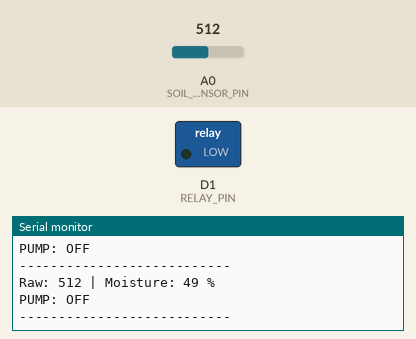
Bench run of a sketch on a simulated ESP8266 (NodeMCU). On the bench: switched loads named in the sketch (green lamp = pin HIGH), the last lines printed to the serial monitor. The inputs (shaded band) are chosen by the test bench; at power-on: A0 (SOIL_SENSOR_PIN) = 512.

Above: at 5.8 s.
5.9 s: A0 (SOIL_SENSOR_PIN) set to 716
At 10.4 s:
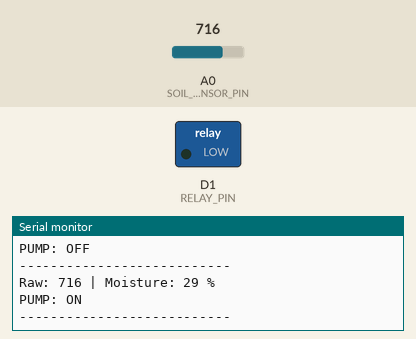
16.5 s: A0 (SOIL_SENSOR_PIN) set to 900
At 20.5 s:
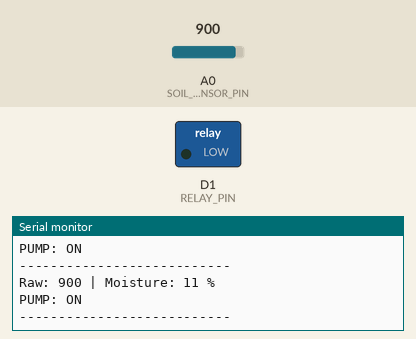
Timing chart, 0 to 22.0 s (numbered marks = the images above; inputs shaded):
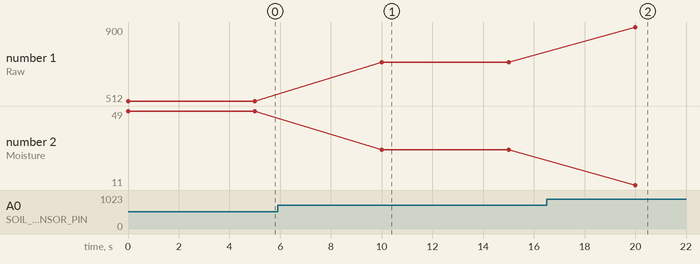

The sketch:

sketch_jun2b.ino
```cpp
#define SOIL_SENSOR_PIN A0
#define RELAY_PIN D1

int moistureThreshold = 30;

void setup() {
  Serial.begin(115200);

  pinMode(RELAY_PIN, INPUT);

  Serial.println("Auto Watering System Started...");
}

void loop() {
  int moistureRaw = analogRead(SOIL_SENSOR_PIN);

  int moisturePercent = map(moistureRaw, 1023, 0, 0, 100);

  Serial.print("Raw: ");
  Serial.print(moistureRaw);
  Serial.print(" | Moisture: ");
  Serial.print(moisturePercent);
  Serial.println(" %");

  if (moisturePercent < moistureThreshold) {
    pinMode(RELAY_PIN, OUTPUT);
    digitalWrite(RELAY_PIN, LOW);
    Serial.println("PUMP: ON");
  } else {
    pinMode(RELAY_PIN, INPUT);
    Serial.println("PUMP: OFF");
  }

  Serial.println("---------------------------");
  delay(5000);
}
```

Measured:
- after the input at 5.9 s, the serial monitor: prints a new line after 4.1 s (image 1)
- after the input at 16.5 s, the serial monitor: prints a new line after 3.5 s (image 2)
- plotted number 1: 512 → 716 after the input at 5.9 s, 716 → 900 after the input at 16.5 s
- plotted number 2: 49 → 29 after the input at 5.9 s, 29 → 11 after the input at 16.5 s
